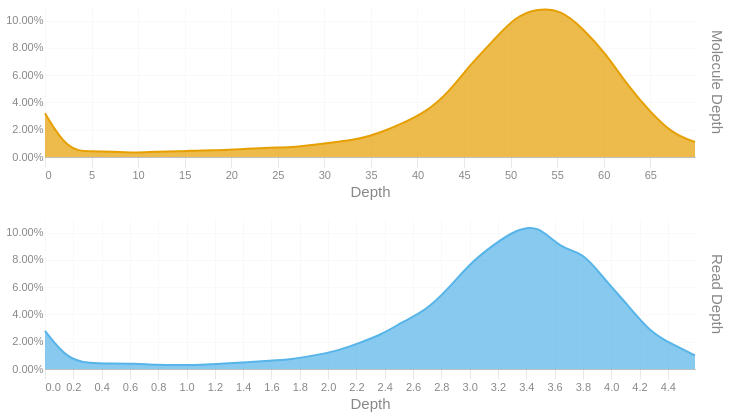

Notebook code for this chart:
### Code cell
readdep = depth_hist(tb['Read Depth'], q99, 3)
readdep = readdep.with_columns(pl.lit('Read Depth').alias('Metric'))
if not SKIPLR:
    moldep = depth_hist(tb['Molecule Depth'], mol_q99, 1)
    moldep = moldep.with_columns(pl.lit('Molecule Depth').alias('Metric'))
    _hist = pl.concat([readdep, moldep])
    _hist = _hist.filter(pl.col('Proportion') != 0)
    with SafeRender(_hist):
        (
            alt.Chart(_hist)        
            .mark_area(interpolate = "basis")
            .encode(
                x=alt.X('Bin:Q').scale(domainMin=0).axis(alt.Axis(title='Depth')),
                y = alt.Y('Proportion:Q', title = None).axis(format = '.2%'),
                color = alt.Color('Metric:N').legend(None),
                row = alt.Row("Metric:N").header(title = None, labelOrient = 'right'),
                tooltip = [
                    alt.Tooltip("Metric:N", title = "Metric"),
                    alt.Tooltip('Interval:N', title = "Depth Interval"),
                    alt.Tooltip('Proportion:Q', title = "% Alignments").format('.2%')
                ]
            )
            .resolve_scale(x='independent', y='independent')
            .properties(
                height = 150, width = 650,
                usermeta={'embedOptions': {'downloadFileName': f'{samplename}.depth.hist'}}
            )
        ).display()
else:
    readdep = readdep.filter(pl.col('Proportion') != 0)
    with SafeRender(readdep):
        (
            alt.Chart(readdep)        
            .mark_area(interpolate = "basis")
            .encode(
                x=alt.X('Bin:Q').scale(domainMin=0).axis(alt.Axis(title='Depth')),
                y = alt.Y('Proportion:Q', title = None).axis(format = '.2%'),
                tooltip = [
                    alt.Tooltip('Interval:N', title = "Depth Interval"),
                    alt.Tooltip('Proportion:Q', title = "% Alignments").format('.2%')
                ]
            )
            .properties(
                usermeta={'embedOptions': {'downloadFileName': f'{samplename}.depth.hist'}}
            )
        ).display()

### Figure 1 — Vega-Lite specification as saved in the notebook (floating-point values rounded to 4 significant figures)
{"width": 650, "height": 150, "config": {"title": {"anchor": "start", "dy": -15, "fontSize": 18, "color": "#888888", "subtitleColor": "#888888", "subtitleFontSize": 14}, "arc": {"fill": "#0072B2"}, "axis": {"domainColor": "#888888", "domainWidth": 0.5, "gridWidth": 0.2, "grid": false, "titleFontWeight": 400, "titleFontSize": 15, "labelFontSize": 11, "labelColor": "#888888", "tickColor": "#888888", "tickWidth": 0.2, "titleColor": "#888888"}, "axisBand": {"grid": false}, "axisX": {"grid": true, "tickSize": 10, "domainCap": "round"}, "axisY": {"domain": false, "grid": true, "tickSize": 0, "domainCap": "round"}, "background": "transparent", "header": {"labelFontSize": 15, "labelColor": "#888888", "titleFontSize": 15, "titleFontWeight": 600, "titleColor": "#888888"}, "legend": {"labelFont": "sans-serif", "labelFontSize": 12, "labelColor": "#888888", "symbolSize": 100, "symbolType": "circle", "titleFontSize": 12, "titlePadding": 10, "titleColor": "#888888", "title": null}, "range": {"category": ["#E69F00", "#56B4E9", "#009E73", "#F0E442", "#0072B2", "#D55E00", "#CC79A7", "#000000"], "diverging": ["#cfe8f3", "#a2d4ec", "#73bfe2", "#46abdb", "#1696d2", "#12719e"]}, "area": {"fill": "#0072B2", "fillOpacity": 0.7, "line": true, "strokeOpacity": 0.7}, "line": {"color": "#0072B2", "stroke": "#0072B2", "strokeWidth": 2}, "trail": {"color": "#0072B2", "stroke": "#0072B2", "strokeWidth": 0, "size": 1}, "point": {"filled": true, "fillOpacity": 1.0, "size": 95}, "text": {"color": "#888888", "fontSize": 11, "align": "right", "fontWeight": 400, "size": 11}, "bar": {"fill": "#0072B2", "stroke": null}, "view": {"stroke": null, "continuousWidth": 660, "continuousHeight": 400}}, "data": {"name": "data-5ba99272ba1a59a3f714bd7f6335c9d4"}, "mark": {"type": "area", "interpolate": "basis"}, "encoding": {"color": {"field": "Metric", "legend": null, "type": "nominal"}, "row": {"field": "Metric", "header": {"title": null, "labelOrient": "right"}, "type": "nominal"}, "tooltip": [{"field": "Metric", "title": "Metric", "type": "nominal"}, {"field": "Interval", "title": "Depth Interval", "type": "nominal"}, {"field": "Proportion", "format": ".2%", "title": "% Alignments", "type": "quantitative"}], "x": {"axis": {"title": "Depth"}, "field": "Bin", "scale": {"domainMin": 0}, "type": "quantitative"}, "y": {"axis": {"format": ".2%"}, "field": "Proportion", "title": null, "type": "quantitative"}}, "resolve": {"scale": {"x": "independent", "y": "independent"}}, "usermeta": {"embedOptions": {"downloadFileName": "S3_Cooper_1784.depth.hist"}}, "$schema": "https://vega.github.io/schema/vega-lite/v6.1.0.json", "datasets": {"data-5ba99272ba1a59a3f714bd7f6335c9d4": [{"Bin": 0.0, "Interval": "0.0-0.158", "Proportion": 0.028, "Metric": "Read Depth"}, {"Bin": 0.158, "Interval": "0.158-0.317", "Proportion": 0.007, "Metric": "Read Depth"}, {"Bin": 0.317, "Interval": "0.317-0.475", "Proportion": 0.004, "Metric": "Read Depth"}, {"Bin": 0.475, "Interval": "0.475-0.633", "Proportion": 0.004, "Metric": "Read Depth"}, {"Bin": 0.633, "Interval": "0.633-0.792", "Proportion": 0.004, "Metric": "Read Depth"}, {"Bin": 0.792, "Interval": "0.792-0.95", "Proportion": 0.003, "Metric": "Read Depth"}, {"Bin": 0.95, "Interval": "0.95-1.108", "Proportion": 0.003, "Metric": "Read Depth"}, {"Bin": 1.108, "Interval": "1.108-1.267", "Proportion": 0.003, "Metric": "Read Depth"}, {"Bin": 1.267, "Interval": "1.267-1.425", "Proportion": 0.004, "Metric": "Read Depth"}, {"Bin": 1.425, "Interval": "1.425-1.583", "Proportion": 0.005, "Metric": "Read Depth"}, {"Bin": 1.583, "Interval": "1.583-1.742", "Proportion": 0.006, "Metric": "Read Depth"}, {"Bin": 1.742, "Interval": "1.742-1.9", "Proportion": 0.007, "Metric": "Read Depth"}, {"Bin": 1.9, "Interval": "1.9-2.058", "Proportion": 0.01, "Metric": "Read Depth"}, {"Bin": 2.058, "Interval": "2.058-2.217", "Proportion": 0.013, "Metric": "Read Depth"}, {"Bin": 2.217, "Interval": "2.217-2.375", "Proportion": 0.019, "Metric": "Read Depth"}, {"Bin": 2.375, "Interval": "2.375-2.533", "Proportion": 0.025, "Metric": "Read Depth"}, {"Bin": 2.533, "Interval": "2.533-2.692", "Proportion": 0.035, "Metric": "Read Depth"}, {"Bin": 2.692, "Interval": "2.692-2.85", "Proportion": 0.043, "Metric": "Read Depth"}, {"Bin": 2.85, "Interval": "2.85-3.008", "Proportion": 0.059, "Metric": "Read Depth"}, {"Bin": 3.008, "Interval": "3.008-3.167", "Proportion": 0.078, "Metric": "Read Depth"}, {"Bin": 3.167, "Interval": "3.167-3.325", "Proportion": 0.091, "Metric": "Read Depth"}, {"Bin": 3.325, "Interval": "3.325-3.483", "Proportion": 0.102, "Metric": "Read Depth"}, {"Bin": 3.483, "Interval": "3.483-3.642", "Proportion": 0.106, "Metric": "Read Depth"}, {"Bin": 3.642, "Interval": "3.642-3.8", "Proportion": 0.088, "Metric": "Read Depth"}, {"Bin": 3.8, "Interval": "3.8-3.958", "Proportion": 0.086, "Metric": "Read Depth"}, {"Bin": 3.958, "Interval": "3.958-4.117", "Proportion": 0.065, "Metric": "Read Depth"}, {"Bin": 4.117, "Interval": "4.117-4.275", "Proportion": 0.047, "Metric": "Read Depth"}, {"Bin": 4.275, "Interval": "4.275-4.433", "Proportion": 0.027, "Metric": "Read Depth"}, {"Bin": 4.433, "Interval": "4.433-4.592", "Proportion": 0.018, "Metric": "Read Depth"}, {"Bin": 4.592, "Interval": "4.592-4.75", "Proportion": 0.01, "Metric": "Read Depth"}, {"Bin": 0.0, "Interval": "0.0-2.4", "Proportion": 0.032, "Metric": "Molecule Depth"}, {"Bin": 2.4, "Interval": "2.4-4.8", "Proportion": 0.005, "Metric": "Molecule Depth"}, {"Bin": 4.8, "Interval": "4.8-7.2", "Proportion": 0.004, "Metric": "Molecule Depth"}, {"Bin": 7.2, "Interval": "7.2-9.6", "Proportion": 0.004, "Metric": "Molecule Depth"}, {"Bin": 9.6, "Interval": "9.6-12.0", "Proportion": 0.003, "Metric": "Molecule Depth"}, {"Bin": 12.0, "Interval": "12.0-14.4", "Proportion": 0.004, "Metric": "Molecule Depth"}, {"Bin": 14.4, "Interval": "14.4-16.8", "Proportion": 0.004, "Metric": "Molecule Depth"}, {"Bin": 16.8, "Interval": "16.8-19.3", "Proportion": 0.005, "Metric": "Molecule Depth"}, {"Bin": 19.3, "Interval": "19.3-21.7", "Proportion": 0.005, "Metric": "Molecule Depth"}, {"Bin": 21.7, "Interval": "21.7-24.1", "Proportion": 0.006, "Metric": "Molecule Depth"}, {"Bin": 24.1, "Interval": "24.1-26.5", "Proportion": 0.007, "Metric": "Molecule Depth"}, {"Bin": 26.5, "Interval": "26.5-28.9", "Proportion": 0.007, "Metric": "Molecule Depth"}, {"Bin": 28.9, "Interval": "28.9-31.3", "Proportion": 0.009, "Metric": "Molecule Depth"}, {"Bin": 31.3, "Interval": "31.3-33.7", "Proportion": 0.011, "Metric": "Molecule Depth"}, {"Bin": 33.7, "Interval": "33.7-36.1", "Proportion": 0.013, "Metric": "Molecule Depth"}, {"Bin": 36.1, "Interval": "36.1-38.5", "Proportion": 0.018, "Metric": "Molecule Depth"}, {"Bin": 38.5, "Interval": "38.5-40.9", "Proportion": 0.025, "Metric": "Molecule Depth"}, {"Bin": 40.9, "Interval": "40.9-43.3", "Proportion": 0.033, "Metric": "Molecule Depth"}, {"Bin": 43.3, "Interval": "43.3-45.7", "Proportion": 0.047, "Metric": "Molecule Depth"}, {"Bin": 45.7, "Interval": "45.7-48.1", "Proportion": 0.068, "Metric": "Molecule Depth"}, {"Bin": 48.1, "Interval": "48.1-50.5", "Proportion": 0.085, "Metric": "Molecule Depth"}, {"Bin": 50.5, "Interval": "50.5-52.9", "Proportion": 0.103, "Metric": "Molecule Depth"}, {"Bin": 52.9, "Interval": "52.9-55.4", "Proportion": 0.109, "Metric": "Molecule Depth"}, {"Bin": 55.4, "Interval": "55.4-57.8", "Proportion": 0.108, "Metric": "Molecule Depth"}, {"Bin": 57.8, "Interval": "57.8-60.2", "Proportion": 0.094, "Metric": "Molecule Depth"}, {"Bin": 60.2, "Interval": "60.2-62.6", "Proportion": 0.076, "Metric": "Molecule Depth"}, {"Bin": 62.6, "Interval": "62.6-65.0", "Proportion": 0.052, "Metric": "Molecule Depth"}, {"Bin": 65.0, "Interval": "65.0-67.4", "Proportion": 0.033, "Metric": "Molecule Depth"}, {"Bin": 67.4, "Interval": "67.4-69.8", "Proportion": 0.017, "Metric": "Molecule Depth"}, {"Bin": 69.8, "Interval": "69.8-72.2", "Proportion": 0.011, "Metric": "Molecule Depth"}]}}
